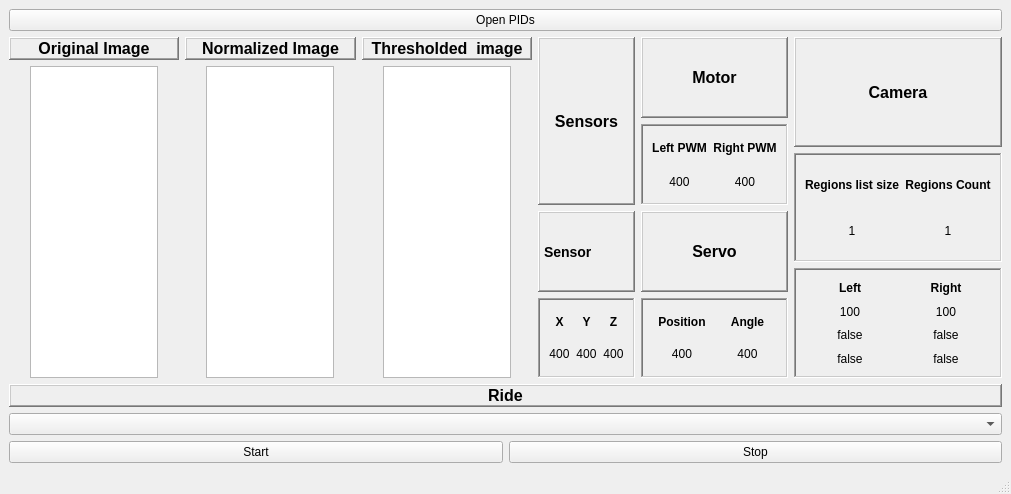
<?xml version="1.0" encoding="UTF-8"?>
<ui version="4.0">
 <class>MainWindow</class>
 <widget class="QMainWindow" name="MainWindow">
  <property name="geometry">
   <rect>
    <x>0</x>
    <y>0</y>
    <width>1011</width>
    <height>494</height>
   </rect>
  </property>
  <property name="windowTitle">
   <string>MainWindow</string>
  </property>
  <widget class="QWidget" name="centralwidget">
   <layout class="QVBoxLayout" name="verticalLayout_16">
    <item>
     <widget class="QPushButton" name="ui_openPIDButton">
      <property name="text">
       <string>Open PIDs</string>
      </property>
     </widget>
    </item>
    <item>
     <layout class="QHBoxLayout" name="baseLayout">
      <item>
       <layout class="QVBoxLayout" name="originalImageLayout">
        <item>
         <widget class="QLabel" name="originalLabel">
          <property name="styleSheet">
           <string notr="true">font-size: 16px; font-weight: bold;</string>
          </property>
          <property name="frameShape">
           <enum>QFrame::WinPanel</enum>
          </property>
          <property name="frameShadow">
           <enum>QFrame::Raised</enum>
          </property>
          <property name="text">
           <string>Original Image</string>
          </property>
          <property name="alignment">
           <set>Qt::AlignCenter</set>
          </property>
         </widget>
        </item>
        <item alignment="Qt::AlignHCenter">
         <widget class="QGraphicsView" name="ui_originalGraphics">
          <property name="sizePolicy">
           <sizepolicy hsizetype="Expanding" vsizetype="Expanding">
            <horstretch>0</horstretch>
            <verstretch>0</verstretch>
           </sizepolicy>
          </property>
          <property name="minimumSize">
           <size>
            <width>128</width>
            <height>200</height>
           </size>
          </property>
          <property name="maximumSize">
           <size>
            <width>128</width>
            <height>16777215</height>
           </size>
          </property>
         </widget>
        </item>
       </layout>
      </item>
      <item>
       <layout class="QVBoxLayout" name="normalizedLayout">
        <item>
         <widget class="QLabel" name="normalizedLabel">
          <property name="styleSheet">
           <string notr="true">font-size: 16px; font-weight: bold;</string>
          </property>
          <property name="frameShape">
           <enum>QFrame::WinPanel</enum>
          </property>
          <property name="frameShadow">
           <enum>QFrame::Raised</enum>
          </property>
          <property name="text">
           <string>Normalized Image</string>
          </property>
          <property name="alignment">
           <set>Qt::AlignCenter</set>
          </property>
         </widget>
        </item>
        <item alignment="Qt::AlignHCenter">
         <widget class="QGraphicsView" name="ui_normalizedView">
          <property name="sizePolicy">
           <sizepolicy hsizetype="Expanding" vsizetype="Expanding">
            <horstretch>0</horstretch>
            <verstretch>0</verstretch>
           </sizepolicy>
          </property>
          <property name="minimumSize">
           <size>
            <width>128</width>
            <height>200</height>
           </size>
          </property>
          <property name="maximumSize">
           <size>
            <width>128</width>
            <height>16777215</height>
           </size>
          </property>
         </widget>
        </item>
       </layout>
      </item>
      <item>
       <layout class="QVBoxLayout" name="thresholdedLayout" stretch="0,0">
        <item>
         <widget class="QLabel" name="thresholdedLabel">
          <property name="styleSheet">
           <string notr="true">font-size: 16px; font-weight: bold;</string>
          </property>
          <property name="frameShape">
           <enum>QFrame::WinPanel</enum>
          </property>
          <property name="frameShadow">
           <enum>QFrame::Raised</enum>
          </property>
          <property name="text">
           <string>Thresholded  image</string>
          </property>
          <property name="alignment">
           <set>Qt::AlignCenter</set>
          </property>
         </widget>
        </item>
        <item alignment="Qt::AlignHCenter">
         <widget class="QGraphicsView" name="ui_thresholdedGraphics">
          <property name="sizePolicy">
           <sizepolicy hsizetype="Expanding" vsizetype="Expanding">
            <horstretch>0</horstretch>
            <verstretch>0</verstretch>
           </sizepolicy>
          </property>
          <property name="minimumSize">
           <size>
            <width>128</width>
            <height>200</height>
           </size>
          </property>
          <property name="maximumSize">
           <size>
            <width>128</width>
            <height>16777215</height>
           </size>
          </property>
          <property name="layoutDirection">
           <enum>Qt::LeftToRight</enum>
          </property>
          <property name="frameShadow">
           <enum>QFrame::Plain</enum>
          </property>
         </widget>
        </item>
       </layout>
      </item>
      <item>
       <layout class="QVBoxLayout" name="infoLayout">
        <item>
         <layout class="QHBoxLayout" name="dataLayout">
          <item>
           <layout class="QVBoxLayout" name="sensorsLayout">
            <item>
             <widget class="QLabel" name="sensorsLabel">
              <property name="styleSheet">
               <string notr="true">font-size: 16px; font-weight: bold;</string>
              </property>
              <property name="frameShape">
               <enum>QFrame::WinPanel</enum>
              </property>
              <property name="frameShadow">
               <enum>QFrame::Raised</enum>
              </property>
              <property name="text">
               <string>Sensors</string>
              </property>
              <property name="textFormat">
               <enum>Qt::PlainText</enum>
              </property>
              <property name="scaledContents">
               <bool>false</bool>
              </property>
              <property name="alignment">
               <set>Qt::AlignCenter</set>
              </property>
              <property name="wordWrap">
               <bool>false</bool>
              </property>
             </widget>
            </item>
            <item>
             <layout class="QVBoxLayout" name="sensorLayout">
              <item>
               <widget class="QLabel" name="sensorLabel">
                <property name="styleSheet">
                 <string notr="true">font-size: 14px; font-weight: bold;</string>
                </property>
                <property name="frameShape">
                 <enum>QFrame::WinPanel</enum>
                </property>
                <property name="frameShadow">
                 <enum>QFrame::Raised</enum>
                </property>
                <property name="text">
                 <string>Sensor</string>
                </property>
                <property name="textFormat">
                 <enum>Qt::PlainText</enum>
                </property>
                <property name="scaledContents">
                 <bool>false</bool>
                </property>
                <property name="alignment">
                 <set>Qt::AlignLeading|Qt::AlignLeft|Qt::AlignVCenter</set>
                </property>
                <property name="wordWrap">
                 <bool>false</bool>
                </property>
               </widget>
              </item>
              <item>
               <widget class="QFrame" name="sensorValues">
                <property name="frameShape">
                 <enum>QFrame::WinPanel</enum>
                </property>
                <property name="frameShadow">
                 <enum>QFrame::Sunken</enum>
                </property>
                <layout class="QHBoxLayout" name="horizontalLayout_2">
                 <item>
                  <layout class="QVBoxLayout" name="verticalLayout_4">
                   <item>
                    <widget class="QLabel" name="sensorXLabel">
                     <property name="styleSheet">
                      <string notr="true">font-size: 12px; font-weight: bold;</string>
                     </property>
                     <property name="text">
                      <string>X</string>
                     </property>
                     <property name="textFormat">
                      <enum>Qt::PlainText</enum>
                     </property>
                     <property name="scaledContents">
                      <bool>false</bool>
                     </property>
                     <property name="alignment">
                      <set>Qt::AlignCenter</set>
                     </property>
                     <property name="wordWrap">
                      <bool>false</bool>
                     </property>
                    </widget>
                   </item>
                   <item>
                    <widget class="QLabel" name="sensorXValue">
                     <property name="styleSheet">
                      <string notr="true">font-size: 12px;</string>
                     </property>
                     <property name="text">
                      <string>400</string>
                     </property>
                     <property name="textFormat">
                      <enum>Qt::PlainText</enum>
                     </property>
                     <property name="scaledContents">
                      <bool>false</bool>
                     </property>
                     <property name="alignment">
                      <set>Qt::AlignCenter</set>
                     </property>
                     <property name="wordWrap">
                      <bool>false</bool>
                     </property>
                    </widget>
                   </item>
                  </layout>
                 </item>
                 <item>
                  <layout class="QVBoxLayout" name="verticalLayout_5">
                   <item>
                    <widget class="QLabel" name="sensorYLabel">
                     <property name="styleSheet">
                      <string notr="true">font-size: 12px; font-weight: bold;</string>
                     </property>
                     <property name="text">
                      <string>Y</string>
                     </property>
                     <property name="textFormat">
                      <enum>Qt::PlainText</enum>
                     </property>
                     <property name="scaledContents">
                      <bool>false</bool>
                     </property>
                     <property name="alignment">
                      <set>Qt::AlignCenter</set>
                     </property>
                     <property name="wordWrap">
                      <bool>false</bool>
                     </property>
                    </widget>
                   </item>
                   <item>
                    <widget class="QLabel" name="sensorYValue">
                     <property name="styleSheet">
                      <string notr="true">font-size: 12px;</string>
                     </property>
                     <property name="text">
                      <string>400</string>
                     </property>
                     <property name="textFormat">
                      <enum>Qt::PlainText</enum>
                     </property>
                     <property name="scaledContents">
                      <bool>false</bool>
                     </property>
                     <property name="alignment">
                      <set>Qt::AlignCenter</set>
                     </property>
                     <property name="wordWrap">
                      <bool>false</bool>
                     </property>
                    </widget>
                   </item>
                  </layout>
                 </item>
                 <item>
                  <layout class="QVBoxLayout" name="verticalLayout_6">
                   <item>
                    <widget class="QLabel" name="sensorZLabel">
                     <property name="styleSheet">
                      <string notr="true">font-size: 12px; font-weight: bold;</string>
                     </property>
                     <property name="text">
                      <string>Z</string>
                     </property>
                     <property name="textFormat">
                      <enum>Qt::PlainText</enum>
                     </property>
                     <property name="scaledContents">
                      <bool>false</bool>
                     </property>
                     <property name="alignment">
                      <set>Qt::AlignCenter</set>
                     </property>
                     <property name="wordWrap">
                      <bool>false</bool>
                     </property>
                    </widget>
                   </item>
                   <item>
                    <widget class="QLabel" name="sensorZValue">
                     <property name="styleSheet">
                      <string notr="true">font-size: 12px;</string>
                     </property>
                     <property name="text">
                      <string>400</string>
                     </property>
                     <property name="textFormat">
                      <enum>Qt::PlainText</enum>
                     </property>
                     <property name="scaledContents">
                      <bool>false</bool>
                     </property>
                     <property name="alignment">
                      <set>Qt::AlignCenter</set>
                     </property>
                     <property name="wordWrap">
                      <bool>false</bool>
                     </property>
                    </widget>
                   </item>
                  </layout>
                 </item>
                </layout>
               </widget>
              </item>
             </layout>
            </item>
           </layout>
          </item>
          <item>
           <layout class="QVBoxLayout" name="motorServoLayout">
            <item>
             <layout class="QVBoxLayout" name="motorLayout">
              <item>
               <widget class="QLabel" name="MotorLabel">
                <property name="styleSheet">
                 <string notr="true">font-size: 16px; font-weight: bold;</string>
                </property>
                <property name="frameShape">
                 <enum>QFrame::WinPanel</enum>
                </property>
                <property name="frameShadow">
                 <enum>QFrame::Raised</enum>
                </property>
                <property name="text">
                 <string>Motor</string>
                </property>
                <property name="textFormat">
                 <enum>Qt::PlainText</enum>
                </property>
                <property name="scaledContents">
                 <bool>false</bool>
                </property>
                <property name="alignment">
                 <set>Qt::AlignCenter</set>
                </property>
                <property name="wordWrap">
                 <bool>false</bool>
                </property>
               </widget>
              </item>
              <item>
               <widget class="QFrame" name="motorValues">
                <property name="frameShape">
                 <enum>QFrame::WinPanel</enum>
                </property>
                <property name="frameShadow">
                 <enum>QFrame::Sunken</enum>
                </property>
                <layout class="QHBoxLayout" name="horizontalLayout">
                 <item>
                  <layout class="QVBoxLayout" name="leftPwmLayout">
                   <property name="spacing">
                    <number>10</number>
                   </property>
                   <item>
                    <widget class="QLabel" name="leftPwmLabel">
                     <property name="styleSheet">
                      <string notr="true">font-size: 12px; font-weight: bold;</string>
                     </property>
                     <property name="text">
                      <string>Left PWM</string>
                     </property>
                     <property name="textFormat">
                      <enum>Qt::PlainText</enum>
                     </property>
                     <property name="scaledContents">
                      <bool>false</bool>
                     </property>
                     <property name="alignment">
                      <set>Qt::AlignCenter</set>
                     </property>
                     <property name="wordWrap">
                      <bool>false</bool>
                     </property>
                    </widget>
                   </item>
                   <item>
                    <widget class="QLabel" name="ui_leftPwmValue">
                     <property name="styleSheet">
                      <string notr="true">font-size: 12px;</string>
                     </property>
                     <property name="text">
                      <string>400</string>
                     </property>
                     <property name="textFormat">
                      <enum>Qt::PlainText</enum>
                     </property>
                     <property name="scaledContents">
                      <bool>false</bool>
                     </property>
                     <property name="alignment">
                      <set>Qt::AlignCenter</set>
                     </property>
                     <property name="wordWrap">
                      <bool>false</bool>
                     </property>
                    </widget>
                   </item>
                  </layout>
                 </item>
                 <item>
                  <layout class="QVBoxLayout" name="rightPwmLayout">
                   <property name="spacing">
                    <number>10</number>
                   </property>
                   <item>
                    <widget class="QLabel" name="rightPwmLabel">
                     <property name="styleSheet">
                      <string notr="true">font-size: 12px; font-weight: bold;</string>
                     </property>
                     <property name="text">
                      <string>Right PWM</string>
                     </property>
                     <property name="textFormat">
                      <enum>Qt::PlainText</enum>
                     </property>
                     <property name="scaledContents">
                      <bool>false</bool>
                     </property>
                     <property name="alignment">
                      <set>Qt::AlignCenter</set>
                     </property>
                     <property name="wordWrap">
                      <bool>false</bool>
                     </property>
                    </widget>
                   </item>
                   <item>
                    <widget class="QLabel" name="ui_rightPwmValue">
                     <property name="styleSheet">
                      <string notr="true">font-size: 12px;</string>
                     </property>
                     <property name="text">
                      <string>400</string>
                     </property>
                     <property name="textFormat">
                      <enum>Qt::PlainText</enum>
                     </property>
                     <property name="scaledContents">
                      <bool>false</bool>
                     </property>
                     <property name="alignment">
                      <set>Qt::AlignCenter</set>
                     </property>
                     <property name="wordWrap">
                      <bool>false</bool>
                     </property>
                    </widget>
                   </item>
                  </layout>
                 </item>
                </layout>
               </widget>
              </item>
             </layout>
            </item>
            <item>
             <layout class="QVBoxLayout" name="servoLayout">
              <item>
               <widget class="QLabel" name="servoLabel">
                <property name="styleSheet">
                 <string notr="true">font-size: 16px; font-weight: bold;</string>
                </property>
                <property name="frameShape">
                 <enum>QFrame::WinPanel</enum>
                </property>
                <property name="frameShadow">
                 <enum>QFrame::Raised</enum>
                </property>
                <property name="text">
                 <string>Servo</string>
                </property>
                <property name="textFormat">
                 <enum>Qt::PlainText</enum>
                </property>
                <property name="scaledContents">
                 <bool>false</bool>
                </property>
                <property name="alignment">
                 <set>Qt::AlignCenter</set>
                </property>
                <property name="wordWrap">
                 <bool>false</bool>
                </property>
               </widget>
              </item>
              <item>
               <widget class="QFrame" name="ServoValues">
                <property name="frameShape">
                 <enum>QFrame::WinPanel</enum>
                </property>
                <property name="frameShadow">
                 <enum>QFrame::Sunken</enum>
                </property>
                <layout class="QHBoxLayout" name="horizontalLayout_3">
                 <item>
                  <layout class="QVBoxLayout" name="rightServoLayout">
                   <item>
                    <widget class="QLabel" name="servoPositionLabel">
                     <property name="styleSheet">
                      <string notr="true">font-size: 12px; font-weight: bold;</string>
                     </property>
                     <property name="text">
                      <string>Position</string>
                     </property>
                     <property name="textFormat">
                      <enum>Qt::PlainText</enum>
                     </property>
                     <property name="scaledContents">
                      <bool>false</bool>
                     </property>
                     <property name="alignment">
                      <set>Qt::AlignCenter</set>
                     </property>
                     <property name="wordWrap">
                      <bool>false</bool>
                     </property>
                    </widget>
                   </item>
                   <item>
                    <widget class="QLabel" name="ui_servoPositionValue">
                     <property name="styleSheet">
                      <string notr="true">font-size: 12px;</string>
                     </property>
                     <property name="text">
                      <string>400</string>
                     </property>
                     <property name="textFormat">
                      <enum>Qt::PlainText</enum>
                     </property>
                     <property name="scaledContents">
                      <bool>false</bool>
                     </property>
                     <property name="alignment">
                      <set>Qt::AlignCenter</set>
                     </property>
                     <property name="wordWrap">
                      <bool>false</bool>
                     </property>
                    </widget>
                   </item>
                  </layout>
                 </item>
                 <item>
                  <layout class="QVBoxLayout" name="angleLayout">
                   <item>
                    <widget class="QLabel" name="angleLabel">
                     <property name="styleSheet">
                      <string notr="true">font-size: 12px; font-weight: bold;</string>
                     </property>
                     <property name="text">
                      <string>Angle</string>
                     </property>
                     <property name="textFormat">
                      <enum>Qt::PlainText</enum>
                     </property>
                     <property name="scaledContents">
                      <bool>false</bool>
                     </property>
                     <property name="alignment">
                      <set>Qt::AlignCenter</set>
                     </property>
                     <property name="wordWrap">
                      <bool>false</bool>
                     </property>
                    </widget>
                   </item>
                   <item>
                    <widget class="QLabel" name="ui_angleValue">
                     <property name="styleSheet">
                      <string notr="true">font-size: 12px;</string>
                     </property>
                     <property name="text">
                      <string>400</string>
                     </property>
                     <property name="textFormat">
                      <enum>Qt::PlainText</enum>
                     </property>
                     <property name="scaledContents">
                      <bool>false</bool>
                     </property>
                     <property name="alignment">
                      <set>Qt::AlignCenter</set>
                     </property>
                     <property name="wordWrap">
                      <bool>false</bool>
                     </property>
                    </widget>
                   </item>
                  </layout>
                 </item>
                </layout>
               </widget>
              </item>
             </layout>
            </item>
           </layout>
          </item>
          <item>
           <layout class="QVBoxLayout" name="cameraDataLayout">
            <item>
             <widget class="QLabel" name="label">
              <property name="styleSheet">
               <string notr="true">font-size: 16px; font-weight: bold;</string>
              </property>
              <property name="frameShape">
               <enum>QFrame::WinPanel</enum>
              </property>
              <property name="frameShadow">
               <enum>QFrame::Raised</enum>
              </property>
              <property name="text">
               <string>Camera</string>
              </property>
              <property name="alignment">
               <set>Qt::AlignCenter</set>
              </property>
             </widget>
            </item>
            <item>
             <widget class="QFrame" name="horizontalFrame_3">
              <property name="frameShape">
               <enum>QFrame::WinPanel</enum>
              </property>
              <property name="frameShadow">
               <enum>QFrame::Sunken</enum>
              </property>
              <layout class="QHBoxLayout" name="regionsLayout">
               <item>
                <layout class="QVBoxLayout" name="regionsListSizeLayout">
                 <item>
                  <widget class="QLabel" name="regisonsListSizeLabel">
                   <property name="styleSheet">
                    <string notr="true">font-size: 12px; font-weight: bold;</string>
                   </property>
                   <property name="text">
                    <string>Regions list size</string>
                   </property>
                   <property name="alignment">
                    <set>Qt::AlignCenter</set>
                   </property>
                  </widget>
                 </item>
                 <item>
                  <widget class="QLabel" name="ui_regsionsListSizeValue">
                   <property name="text">
                    <string>1</string>
                   </property>
                   <property name="alignment">
                    <set>Qt::AlignCenter</set>
                   </property>
                  </widget>
                 </item>
                </layout>
               </item>
               <item>
                <layout class="QVBoxLayout" name="regionsCountLayout">
                 <item>
                  <widget class="QLabel" name="regionsCountLabel">
                   <property name="styleSheet">
                    <string notr="true">font-size: 12px; font-weight: bold;</string>
                   </property>
                   <property name="text">
                    <string>Regions Count</string>
                   </property>
                   <property name="alignment">
                    <set>Qt::AlignCenter</set>
                   </property>
                  </widget>
                 </item>
                 <item>
                  <widget class="QLabel" name="ui_regionsCountValue">
                   <property name="text">
                    <string>1</string>
                   </property>
                   <property name="alignment">
                    <set>Qt::AlignCenter</set>
                   </property>
                  </widget>
                 </item>
                </layout>
               </item>
              </layout>
             </widget>
            </item>
            <item>
             <widget class="QFrame" name="leftRightLayout">
              <property name="frameShape">
               <enum>QFrame::WinPanel</enum>
              </property>
              <property name="frameShadow">
               <enum>QFrame::Sunken</enum>
              </property>
              <layout class="QHBoxLayout" name="unchangedLayout">
               <item>
                <layout class="QVBoxLayout" name="leftLayout">
                 <item>
                  <widget class="QLabel" name="leftLabel">
                   <property name="styleSheet">
                    <string notr="true">font-size: 12px; font-weight: bold;</string>
                   </property>
                   <property name="text">
                    <string>Left</string>
                   </property>
                   <property name="alignment">
                    <set>Qt::AlignCenter</set>
                   </property>
                  </widget>
                 </item>
                 <item>
                  <widget class="QLabel" name="ui_leftDistance">
                   <property name="text">
                    <string>100</string>
                   </property>
                   <property name="alignment">
                    <set>Qt::AlignCenter</set>
                   </property>
                  </widget>
                 </item>
                 <item>
                  <widget class="QLabel" name="ui_hasLeftValue">
                   <property name="text">
                    <string>false</string>
                   </property>
                   <property name="alignment">
                    <set>Qt::AlignCenter</set>
                   </property>
                  </widget>
                 </item>
                 <item>
                  <widget class="QLabel" name="ui_unchangedLeftValue">
                   <property name="text">
                    <string>false</string>
                   </property>
                   <property name="alignment">
                    <set>Qt::AlignCenter</set>
                   </property>
                  </widget>
                 </item>
                </layout>
               </item>
               <item>
                <layout class="QVBoxLayout" name="rightLayout">
                 <item>
                  <widget class="QLabel" name="rightLabel">
                   <property name="styleSheet">
                    <string notr="true">font-size: 12px; font-weight: bold;</string>
                   </property>
                   <property name="text">
                    <string>Right</string>
                   </property>
                   <property name="alignment">
                    <set>Qt::AlignCenter</set>
                   </property>
                  </widget>
                 </item>
                 <item>
                  <widget class="QLabel" name="ui_rightDistance">
                   <property name="text">
                    <string>100</string>
                   </property>
                   <property name="alignment">
                    <set>Qt::AlignCenter</set>
                   </property>
                  </widget>
                 </item>
                 <item>
                  <widget class="QLabel" name="ui_hasRightValue">
                   <property name="text">
                    <string>false</string>
                   </property>
                   <property name="alignment">
                    <set>Qt::AlignCenter</set>
                   </property>
                  </widget>
                 </item>
                 <item>
                  <widget class="QLabel" name="ui_unchangedRightValue">
                   <property name="text">
                    <string>false</string>
                   </property>
                   <property name="alignment">
                    <set>Qt::AlignCenter</set>
                   </property>
                  </widget>
                 </item>
                </layout>
               </item>
              </layout>
             </widget>
            </item>
           </layout>
          </item>
         </layout>
        </item>
       </layout>
      </item>
     </layout>
    </item>
    <item>
     <layout class="QVBoxLayout" name="rideLayout">
      <item>
       <widget class="QLabel" name="rideLabel">
        <property name="styleSheet">
         <string notr="true">font-size: 16px; font-weight: bold;</string>
        </property>
        <property name="frameShape">
         <enum>QFrame::WinPanel</enum>
        </property>
        <property name="frameShadow">
         <enum>QFrame::Raised</enum>
        </property>
        <property name="text">
         <string>Ride</string>
        </property>
        <property name="textFormat">
         <enum>Qt::PlainText</enum>
        </property>
        <property name="scaledContents">
         <bool>false</bool>
        </property>
        <property name="alignment">
         <set>Qt::AlignCenter</set>
        </property>
        <property name="wordWrap">
         <bool>false</bool>
        </property>
       </widget>
      </item>
      <item>
       <widget class="QComboBox" name="ui_rideChooseComboBox"/>
      </item>
      <item>
       <layout class="QHBoxLayout" name="rideButtonLayout">
        <item>
         <widget class="QPushButton" name="ui_startRideButton">
          <property name="text">
           <string>Start</string>
          </property>
         </widget>
        </item>
        <item>
         <widget class="QPushButton" name="ui_stopRideButton">
          <property name="text">
           <string>Stop</string>
          </property>
         </widget>
        </item>
       </layout>
      </item>
     </layout>
    </item>
   </layout>
  </widget>
  <widget class="QMenuBar" name="menubar">
   <property name="geometry">
    <rect>
     <x>0</x>
     <y>0</y>
     <width>1011</width>
     <height>22</height>
    </rect>
   </property>
  </widget>
  <widget class="QStatusBar" name="statusbar"/>
 </widget>
 <resources/>
 <connections/>
</ui>
